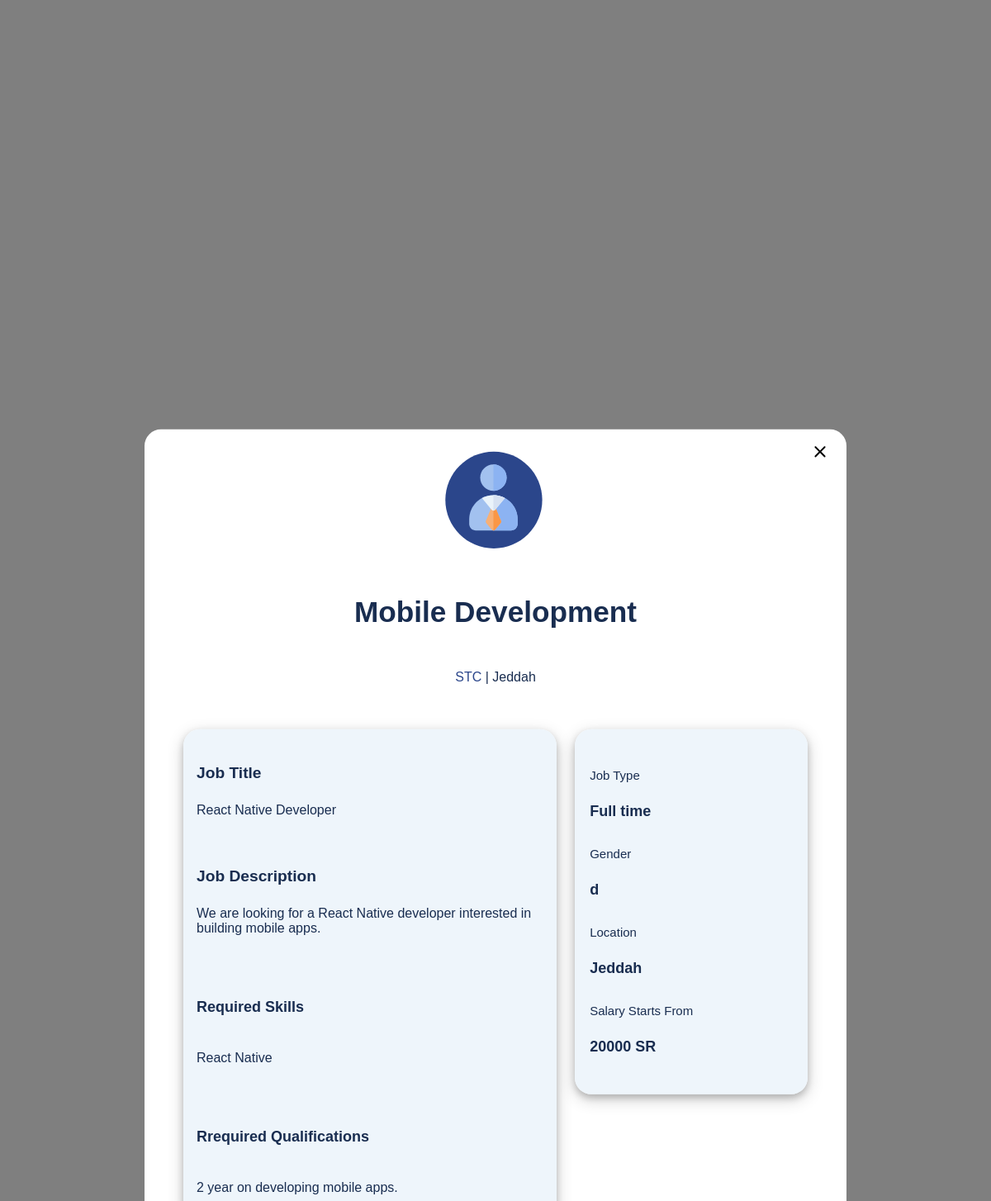
Page /JobDetailsPopUp.php?JOB_ID=3 on the committed database.
### tables this page shows
CREATE TABLE `job` (
  `ID` int(11) NOT NULL,
  `city` varchar(50) NOT NULL,
  `major` varchar(50) NOT NULL,
  `position` varchar(50) NOT NULL,
  `jobType` varchar(10) NOT NULL,
  `companyName` varchar(50) NOT NULL,
  `title` varchar(50) NOT NULL,
  `description` text NOT NULL,
  `skills` text NOT NULL,
  `qualifications` text NOT NULL,
  `gender` varchar(10) NOT NULL,
  `salary` int(11) NOT NULL,
  `employer_email` varchar(50) NOT NULL
);

### JobDetailsPopUp.php (the view, shortened to what this page needs)
<?php
if (!($database = mysqli_connect("localhost", "root", "")))
  die("<p>Could not connect to database</p>");
$jobID = $_SESSION['jobID'];
$Page = $_SESSION['Page'];
$query2 = "SELECT * FROM job WHERE ID = '$jobID'";
$result2 = mysqli_query($database, $query2);
if ($result2) {
  while ($data = mysqli_fetch_assoc($result2)) {
    $position = $data['position'];
    $jobType = $data['jobType'];
    $companyName = $data['companyName'];
    $title = $data['title'];
    $description = $data['description'];
    $skills = $data['skills'];
    $qualifications = $data['qualifications'];
    $gender = $data['gender'];
    $salary = $data['salary'];
    $city = $data['city'];
    $title = $data['title'];
  }
}
?>
<!DOCTYPE html>
<html lang="en">
<head>
  <link rel="stylesheet" href="styles/JobDetailsPopUp.css" />
</head>
<body>
  <div class="jobDeatailsContainer">
    <div class="closeBtn">
      <a class="closeIcon" href="<?php echo $Page . '.php'; ?>">
        </a>
    </div>
    <div class="JobHeader">
      <div class="companySVG">
      </div>
      <h1 style="font-weight :bolder"> <?php
                                        echo '' . $position; ?></h1>
      <h5>
        <form action="EmployerProfile.php" method="post" style="display: inline;">
          <button name="viewi" class="linkButton">
            <?php echo '' . $companyName; ?>
          </button>
        </form>
        | <?php echo '' . $city; ?>
      </h5>
    </div>
    <div class="details">
      <h4 style="font-weight:bolder ;">Job Title</h4>
      <p>
        <?php
        echo '' . $title; ?>
      </p>
      <br/>
      <h4 style="font-weight:bolder ;">Job Description</h4>
      <p>
        <?php
        echo '' . $description; ?>
      </p>
      <br/>
      <h6 style="font-weight: bold;">Required Skills</h6>
      <p>
        <?php
        echo '' . $skills; ?>
      </p>
      <br/>
      <h6 style="font-weight: bold;">Rrequired Qualifications</h6>
      <p id="QualificationsP">
        <?php
        echo '' . $qualifications; ?>
      </p>
    </div>
    <div class="sideBar">
      <div class="titleAndValueDiv">
        <h5>Job Type</h5>
        <p><?php
            echo '' . $jobType; ?></p>
      </div>
      <div class="titleAndValueDiv">
        <h5>Gender</h5>
        <p><?php
            echo '' . $gender; ?></p>
      </div>
      <div class="titleAndValueDiv">
        <h5>Location</h5>
        <p><?php echo '' . $city; ?></p>
      </div>
      <div class="titleAndValueDiv">
        <h5>Salary Starts From</h5>
        <p> <?php
            echo '' . $salary; ?> SR</p>
      </div>
    </div>
  </div>
</body>
</html>

### styles/JobDetailsPopUp.css (style rules this page uses)
.jobDeatailsContainer { font-family: "Lucida Sans", "Lucida Sans Regular", "Lucida Grande", "Lucida Sans Unicode", Geneva, Verdana, sans-serif; color: #192d50; z-index: 200000; background-color: white; border: 5px solid white; border-radius: 20px; left: 50%; top: 70%; transform: translate(-50%, -50%); height: max-content; width: 70%; padding-bottom: 2rem; position: absolute; }
.jobDeatailsContainer #companySVG, .companySVG { text-align: center; }
.jobDeatailsContainer .JobHeader h1 { text-align: center; font-size: 2.2rem; font-weight: 400; padding: 0.9rem 0; }
.jobDeatailsContainer .JobHeader h5 { text-align: center; font-size: 1rem; font-weight: 400; padding: 0.5rem; }
.jobDeatailsContainer .details { position: relative; float: left; list-style: none; width: 50%; height: fit-content; box-shadow: 0 4px 8px 0 rgba(0, 0, 0, 0.2), 0 6px 20px 0 rgba(0, 0, 0, 0.19); border-radius: 1.25rem; font-size: 1rem; padding: 1rem; margin-top: 1.25rem; margin-left: 5%; margin-right: 0.5rem; background-color: rgba(234, 243, 250, 0.8); padding-bottom: 1rem; }
.jobDeatailsContainer .details p { position: relative; }
.jobDeatailsContainer .sideBar { display: inline-block; position: relative; float: right; height: fit-content; box-shadow: 0 4px 8px 0 rgba(0, 0, 0, 0.2), 0 6px 20px 0 rgba(0, 0, 0, 0.19); border-radius: 20px; font-size: 1rem; padding: 15px; margin-top: 20px; background-color: rgba(234, 243, 250, 0.8); margin-right: 5%; width: 30%; }
.jobDeatailsContainer .titleAndValueDiv { margin: 2rem 0.2rem; }
.jobDeatailsContainer .titleAndValueDiv h5 { font-size: smaller; font-weight: 400; }
.jobDeatailsContainer .titleAndValueDiv, .jobDeatailsContainer .details h6 { font-size: large; font-weight: bold; }
.jobDeatailsContainer .details h4 { font-size: larger; }
.jobDeatailsContainer .sideBar p { font-weight: bolder; }
.jobDeatailsContainer .details h6 { font-weight: 400; }
.jobDeatailsContainer .closeIcon { position: absolute; top: 1%; left: 95%; z-index: 1; }
.linkButton { all: unset; color: #2b468b; }

### rows in the picture
job: position "Mobile Development", companyName "STC", city "Jeddah", title "React Native Developer", description "We are looking for a React Native developer interested in building mobile apps.", skills "React Native", qualifications "2 year on developing mobile apps.", jobType "Full time", gender "d", salary "20000"
